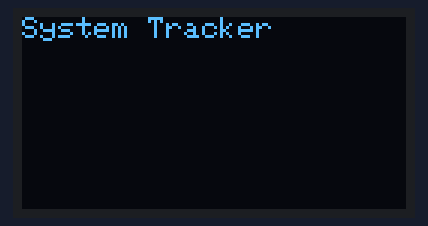
Bench run of a program on a simulated ESP32. Parts: 128×64 one-colour display.

Above: at 0.1 s.
At 5.1 s:
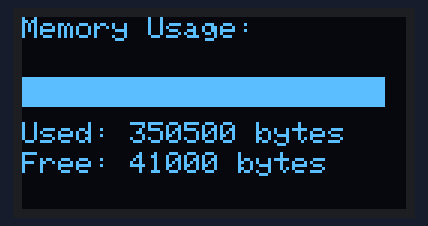
At 25.1 s:
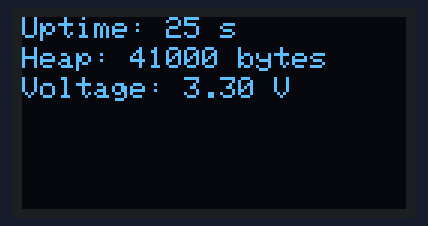
At 50.1 s:
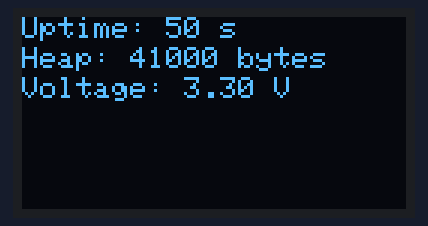
At 100.1 s:
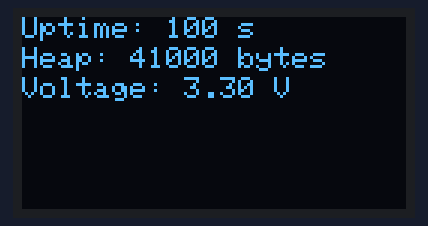
At 125.1 s:
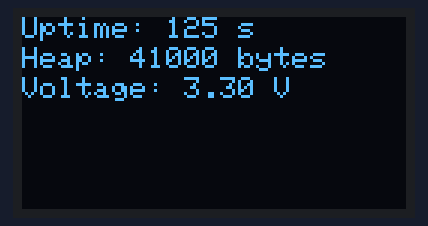

Measured:
- what the display in image 1 shows lasts 20.0 s, from 5.0 s to 25.0 s
- what the display in image 2 shows lasts 5.0 s, from 25.0 s to 30.0 s

The program:

main.cpp
```cpp
#include <Arduino.h>
#include "DisplayManager.h"
#include "SystemStatus.h"

unsigned long lastUpdate = 0;
bool showStatistics = true;

void setup() {
    Serial.begin(115200);
    DisplayManager::init();
    DisplayManager::showStartupScreen();
    delay(2000);
}

void loop() {
    unsigned long currentTime = millis();
    SystemStatus status = SystemStatus::getCurrentStatus();

    if (showStatistics && currentTime - lastUpdate >= 5000) {
        DisplayManager::updateMemoryGraphScreen(status);
        showStatistics = false;
        lastUpdate = currentTime;
    } else if (!showStatistics && currentTime - lastUpdate >= 20000) {
        DisplayManager::updateStatusScreen(status);
        showStatistics = true;
        lastUpdate = currentTime;
    }
}
```

DisplayManager.cpp
```cpp
#include "DisplayManager.h"

Adafruit_SSD1306 DisplayManager::display(SCREEN_WIDTH, SCREEN_HEIGHT, &Wire, OLED_RESET);

void DisplayManager::init() {
    if (!display.begin(SSD1306_I2C_ADDRESS, 0x3C)) {
        Serial.println(F("SSD1306 allocation failed"));
        for (;;);
    }
    display.clearDisplay();
}

void DisplayManager::showStartupScreen() {
    display.setTextSize(1);
    display.setTextColor(SSD1306_WHITE);
    display.setCursor(0, 0);
    display.println(F("System Tracker"));
    display.display();
}

void DisplayManager::updateStatusScreen(const SystemStatus& status) {
    display.clearDisplay();

    display.setCursor(0, 0);
    display.print(F("Uptime: "));
    display.print(status.uptime);
    display.println(F(" s"));

    display.setCursor(0, 10);
    display.print(F("Heap: "));
    display.print(status.heap);
    display.println(F(" bytes"));

    display.setCursor(0, 20);
    display.print(F("Voltage: "));
    display.print(status.voltage);
    display.println(F(" V"));

    display.display();
}

void DisplayManager::updateMemoryGraphScreen(const SystemStatus& status) {
    display.clearDisplay();

    display.setCursor(0, 0);
    display.println(F("Memory Usage:"));

    const int totalHeap = 346500;
    int freeHeap = status.heap;
    int usedHeap = totalHeap - freeHeap + 45000;

    if (usedHeap < 1000) {
        usedHeap = 1000;
    }

    int usedBarWidth = map(usedHeap, 0, totalHeap, 1, 120);
    int freeBarWidth = 120 - usedBarWidth;

    int yGraph = 20;
    display.fillRect(0, yGraph, usedBarWidth, 10, SSD1306_WHITE);
    display.fillRect(usedBarWidth, yGraph, freeBarWidth, 10, SSD1306_BLACK);

    display.drawRect(0, yGraph, 120, 10, SSD1306_WHITE);

    display.setCursor(0, 35);
    display.print(F("Used: "));
    display.print(usedHeap);
    display.print(F(" bytes"));

    display.setCursor(0, 45);
    display.print(F("Free: "));
    display.print(freeHeap);
    display.print(F(" bytes"));

    display.display();
}
```

DisplayManager.h
```cpp
#ifndef DISPLAY_MANAGER_H
#define DISPLAY_MANAGER_H

#include <Adafruit_GFX.h>
#include <Adafruit_SSD1306.h>
#include "SystemStatus.h"

#define SCREEN_WIDTH 128
#define SCREEN_HEIGHT 64
#define OLED_RESET    -1

namespace DisplayManager {
    extern Adafruit_SSD1306 display;

    void init();
    void showStartupScreen();
    void updateStatusScreen(const SystemStatus& status);
    void updateMemoryGraphScreen(const SystemStatus& status);
}

#endif
```

SystemStatus.cpp
```cpp
#include "SystemStatus.h"

SystemStatus SystemStatus::getCurrentStatus() {
    SystemStatus status;
    status.uptime = millis() / 1000;
    status.heap = ESP.getFreeHeap();
    status.voltage = 3.3;
    return status;
}
```

SystemStatus.h
```cpp
#ifndef SYSTEM_STATUS_H
#define SYSTEM_STATUS_H

#include <Arduino.h>

struct SystemStatus {
    unsigned long uptime;
    size_t heap;
    float voltage;

    static SystemStatus getCurrentStatus();
};

#endif
```
